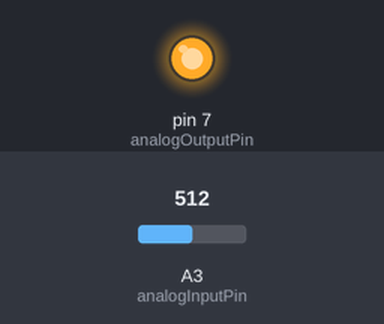
Bench run of a sketch on a simulated Arduino Uno, built with avr-gcc and run on an emulated ATmega328P. Shown: output pins drawn as LEDs (lit = HIGH). The test bench sets the inputs (shaded band); at power-on: A3 (analogInputPin) = 512.

Above: at 1.2 s.
1.3 s: A3 (analogInputPin) set to 352
2.8 s: A3 (analogInputPin) set to 332
At 3.9 s:
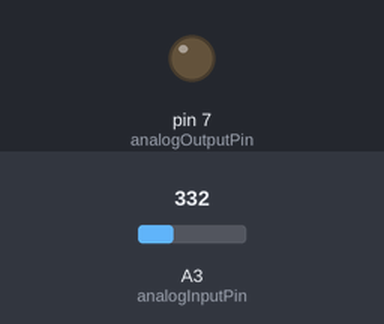
4.3 s: A3 (analogInputPin) set to 511
At 5.1 s:
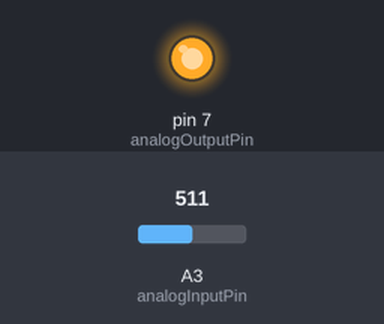
5.8 s: A3 (analogInputPin) set to 306
At 6.2 s:
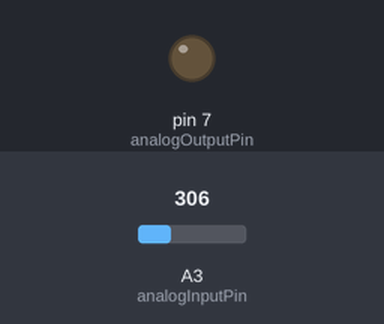
Timing chart, 0 to 8.3 s (numbered marks = the images above; inputs shaded):
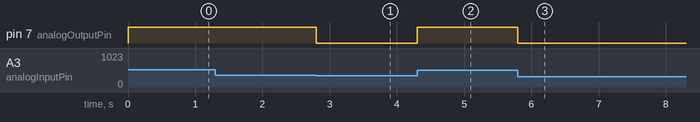

The sketch:

bright.ino
```cpp
#define analogInputPin A3                     // pot range from 0-683
#define analogOutputPin 7

void setup() {
  Serial.begin(115200);

  pinMode(analogInputPin, INPUT);
  pinMode(analogOutputPin, OUTPUT);
}

void loop() {
  int level = readPin()*255;                  // generate a value range from 0-255
  analogWrite(analogOutputPin, level);
}

double readPin(){
  return analogRead(analogInputPin)/683.0;    // read the input pin, range from 0-1
}
```

Measured:
- the behaviour switches between 343 and 342 on A3 (analogInputPin) (found by bisection; images 0 and 1)
- after the input at 1.3 s, every drawn part: stays the same
- after the input at 2.8 s, pin 7 (analogOutputPin): HIGH → LOW at once
- after the input at 4.3 s, pin 7 (analogOutputPin): LOW → HIGH at once
- after the input at 5.8 s, pin 7 (analogOutputPin): HIGH → LOW at once
